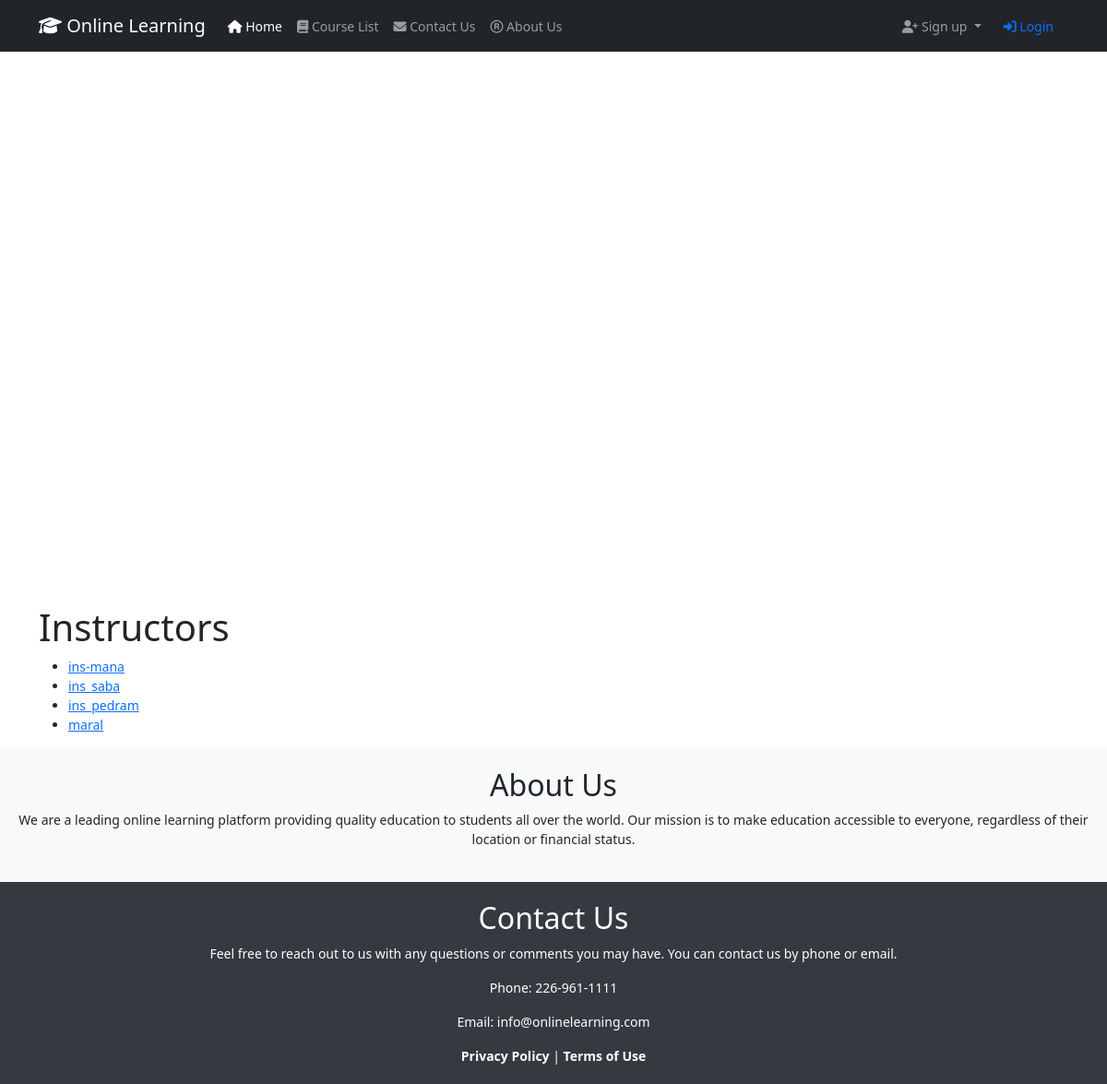
The page /instructors/ on the database its author committed.
### WhiteboardApp/models.py (models this page shows, shortened)
class Instructor(models.Model):
    user = models.OneToOneField(User, on_delete=models.CASCADE, related_name='instructor')
    profile_picture = models.ImageField(upload_to='profile_pictures/', null=True, blank=True)
    bio = models.TextField(null=True, blank=True)
    date_of_birth = models.DateField(null=True, blank=True)
    address = models.CharField(max_length=255, blank=True)
    website = models.URLField(blank=True)
    phone_number = models.CharField(max_length=15, null=True, blank=True)
    expertise = models.CharField(max_length=255, null=True, blank=True)
    class Meta:
        db_table = 'WhiteboardApp_Instructor'
        verbose_name = 'Instructor'
        verbose_name_plural = 'Instructors'

### WhiteboardApp/views.py (the view)
# urls.py: path('instructors/', views.instructor_list, name='instructor-list'),
def instructor_list(request):
    instructors = Instructor.objects.all()
    return render(request, 'InstructorTemplates/instructor_list.html', {'instructors': instructors})

### templates/InstructorTemplates/Instructor_list.html
{% extends 'base.html' %}
{% block content %}
  <h1>Instructors</h1>
  <ul>
    {% for instructor in instructors %}
      <li><a href="{% url 'WhiteboardApp:instructor-detail' instructor.pk %}">{{ instructor.user.username }}</a></li>
    {% endfor %}
  </ul>
{% endblock %}

### static/css/base.css (style rules this page uses)
body { font-size: 14px; }

### rows shown on the page
Instructor: user.username "ins-mana"
Instructor: user.username "ins_saba"
Instructor: user.username "ins_pedram"
Instructor: user.username "maral"
